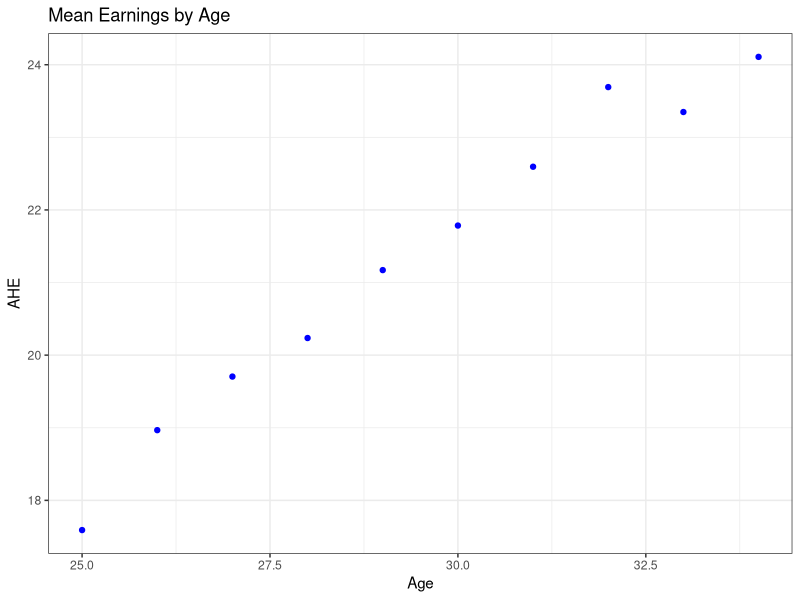

Source code (R):
## ---- chunk 1
library(ggplot2)
library(dplyr)
library(tidyr)
options(digits=5)
## ---- chunk 2
library(readxl)
df1 <- read_xlsx("Age_HourlyEarnings.xlsx",
                  col_names=TRUE,
                  skip=1,
                  trim_ws=TRUE)
## ---- chunk 3
df1 <- df1[, colMeans(is.na(df1)) != 1]
df1 <- df1[rowMeans(is.na(df1)) != 1,]
## ---- chunk 4
library("tidyr")
df2 <- gather(df1, Age, Probability, -AHE)
## ---- chunk 5
df2$Age <- as.integer(df2$Age)
## ---- chunk 6
head(df2)
## ---- chunk 7
colSums(df1[,names(df1) != "AHE"])
## ---- chunk 8
rowSums(df1[,names(df1) != "AHE"])
## ---- chunk 9
sum(df2[df2$Age == 25,]$Probability)
sum(df2[df2$Age == 26,]$Probability)
sum(df2[df2$Age == 27,]$Probability)
## ---- chunk 10
sapply(split(df2, df2$Age), function(x) sum(x$Probability))
## ---- chunk 11
for (age in 25:34){
    print(sum(df2[df2$Age == age,]$Probability))
}
## ---- chunk 12
sapply(split(df2, df2$Age), function(x) weighted.mean(x$AHE, x$Probability))
## ---- chunk 13
df2 %>%
    group_by(Age) %>%
    summarise(AHE = weighted.mean(AHE, Probability),
              Probability = sum(Probability)) -> dm
dm
## ---- chunk 14
library("ggplot2")
library("scales")
df <- dm[c("Age", "AHE")]
ggplot(data=df, aes(x=Age, y=AHE)) +
    geom_point(color="blue") +
    ggtitle("Mean Earnings by Age") +
    theme_bw()
## ---- chunk 15
sum(dm$AHE)
## ---- chunk 16
sum(dm$Probability)
## ---- chunk 17
weighted.variance <- function(x,w) sum(w*(x-weighted.mean(x,w))^2)/sum(w)
## ---- chunk 18
dv <- sapply(split(df2, df2$Age), function(x) weighted.variance(x$AHE, x$Probability))
# we could make a dataframe
dv <- data.frame(Age = names(dv), Variance = dv)
rownames(dv) <- NULL  # to keep things pretty
dv
## ---- chunk 19
df2 %>%
    group_by(Age) %>%
    summarise(Variance = weighted.variance(AHE, Probability),
              Probability = sum(Probability)) -> dv
dv
## ---- chunk 20
# merge data for convenience
d1 = merge(dm, dv)
sum(d1$Probability * d1$Variance)/sum(d1$Probability)
## ---- chunk 21
weighted.second.moment <- function(x,w) sum(w*x^2)/sum(w)
## ---- chunk 22
sapply(split(df2, df2$Age), function(x) weighted.second.moment(x$AHE, x$Probability))
## ---- chunk 23
df2 %>%
    group_by(Age) %>%
    summarise(AHE2 = weighted.second.moment(AHE, Probability),
              Probability = sum(Probability)) -> de
de
# merge data for convenience
d1 <- merge(d1, de)
## ---- chunk 24
df2 %>%
    summarise(Age1 = weighted.mean(Age, Probability),
              Age2 = weighted.mean(Age^2, Probability),
              AHE1 = weighted.mean(AHE, Probability),
              AHE2 = weighted.mean(AHE^2, Probability),
              AHEAge = weighted.mean(AHE * Age, Probability),
              AHEV = AHE2 - AHE1^2,
              AHES = sqrt(AHEV),
              AgeV = Age2 - (Age1)^2,
              AgeS = sqrt(AgeV),
              Cov = AHEAge - Age1*AHE1,
              Cor = Cov/AHES/AgeS) -> d2
d2
## ---- chunk 25
alpha = 0.05
r = d2$Cor
n = ncol(d2)
t = r/sqrt((n-2)/(1-r^2))
tc = qt(1-alpha/2, n-2)
t < tc
